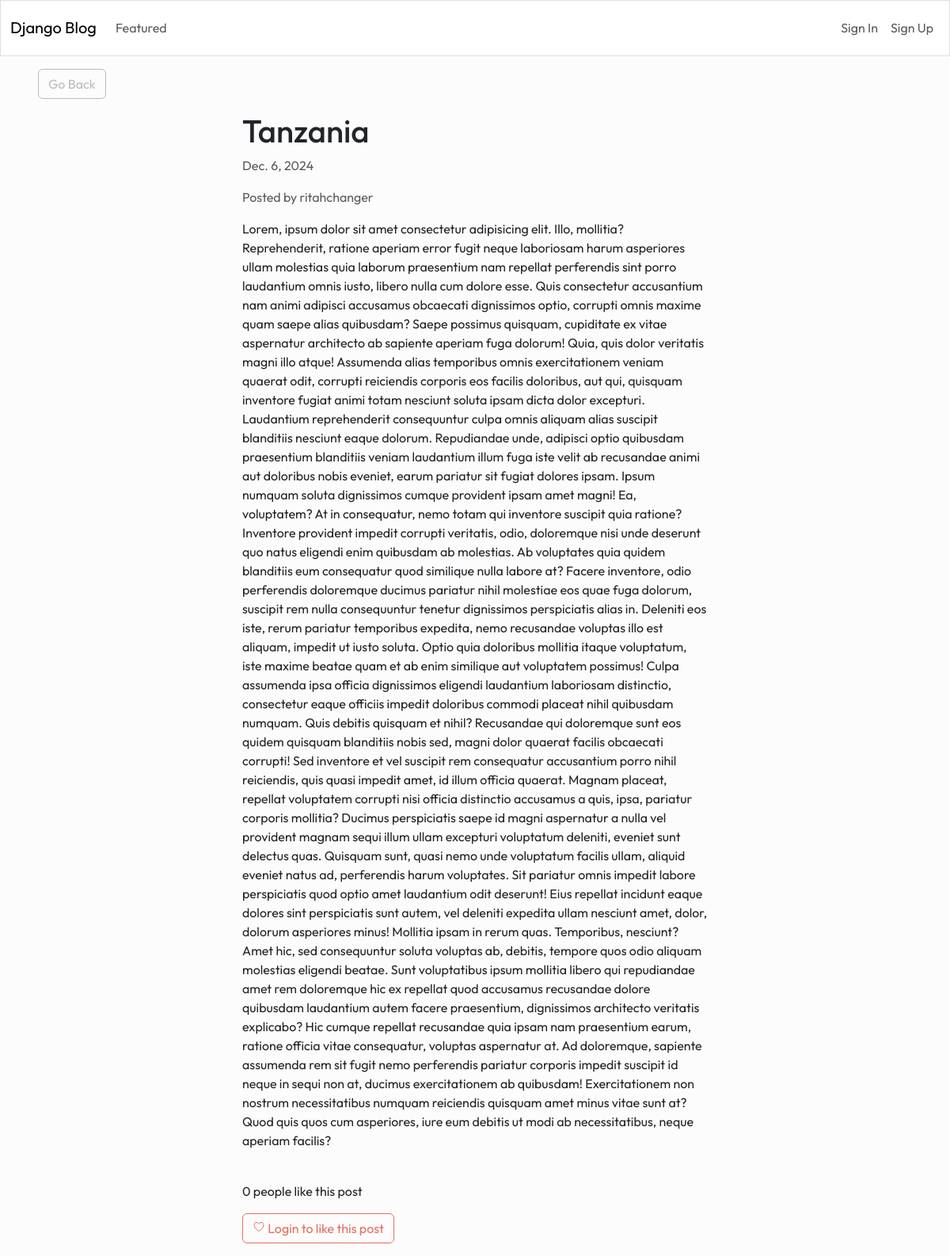
Screenshot of /3/ with the database file from the repository.
### blog/models.py (models this page shows)
class Article(models.Model):
	title = models.CharField(max_length=255)
	content = HTMLField()
	date = models.DateField(auto_now_add=True)
	author = models.ForeignKey(User, on_delete=models.CASCADE)
	featured = models.BooleanField(default=False)
	likes = models.ManyToManyField(User, related_name='likes', blank=True)

### blog/views.py (the view)
# urls.py: path('<int:pk>/', DetailArticleView.as_view(), name='detail_article'),
class DetailArticleView(DetailView):
	model = Article
	template_name = 'blog/blog_post.html'
	def get_context_data(self, *args, **kwargs):
		context = super(DetailArticleView, self).get_context_data(*args, **kwargs)
		context['liked_by_user'] = False
		article = Article.objects.get(id=self.kwargs.get('pk'))
		if article.likes.filter(pk=self.request.user.id).exists():
			context['liked_by_user'] = True
		return context

### blog/templates/blog/blog_post.html (shortened to what this page needs)
{% extends 'blog/base.html' %}
{% block content %}
<div class="row">
	<div class="col-md-4 col-12 mx-md-5 mx-2 mt-md-3 my-3">
		<a class="btn btn-outline-secondary" href="{% url 'index' %}">Go Back</a>
	</div>
</div>
<div class="row">
	<div class="col-md-6 col-11 mx-md-auto mb-3 pb-2 mx-3">
		<h1>{{ object.title }}</h1>
		<p class="text-muted">{{ object.date }}</p>
		<p class="text-muted">Posted by {{ object.author.username }}</p>
		<div>
			{{ object.content|safe }}
		</div>
	</div>
</div>
<div class="row my-3">
	<div class="col-md-6 col-12 mx-md-auto mx-3">
		{% if object.likes.count == 1 %}
			<p>{{ object.likes.count }} person likes this post</p>
		{% else %}
			<p>{{ object.likes.count }} people like this post</p>
		{% endif %}
		{% if request.user.is_authenticated %}
			{% if liked_by_user %}
				<form method="POST" action="{% url 'like_article' object.id %}">
					{% csrf_token %}
					<button class="btn btn-outline-primary"><ion-icon name="heart-dislike-outline"></ion-icon> Unlike this post</button>
				</form>
			{% else %}
				<form method="POST" action="{% url 'like_article' object.id %}">
					{% csrf_token %}
					<button class="btn btn-outline-primary"><ion-icon name="heart-outline"></ion-icon> Like this post</button>
				</form>
			{% endif %}
		{% else %}
			<button class="btn btn-outline-primary" disabled><ion-icon name="heart-outline"></ion-icon> Login to like this post</button>
		{% endif %}
	</div>
</div>
{% endblock content %}

### blog/templates/blog/base.html (style rules this page uses)
* { margin: 0; padding: 0; box-sizing: border-box; font-family: "Outfit", sans-serif; }

### rows the page displays
Article: title "Tanzania", date "Dec. 6, 2024", author.username "ritahchanger", content "Lorem, ipsum dolor sit amet consectetur adipisicing elit. Illo, mollitia? Reprehenderit, ratione aperiam error fugit neque laboriosam harum asperiores ullam molestias quia laborum praesentium nam repellat perferendis sint porro laudantium omnis iusto, libero nulla cum dolore esse. Quis consectetur accusantium nam animi adipisci accusamus obcaecati dignissimos optio, corrupti omnis maxime quam saepe alias quibusdam? Saepe possimus quisquam, cupiditate ex vitae aspernatur architecto ab sapiente aperiam fuga dolorum! Quia, quis dolor veritatis magni illo atque! Assumenda alias temporibus omnis exercitationem veniam quaerat odit, corrupti reiciendis corporis eos facilis doloribus, aut qui,…", likes.count "0"
